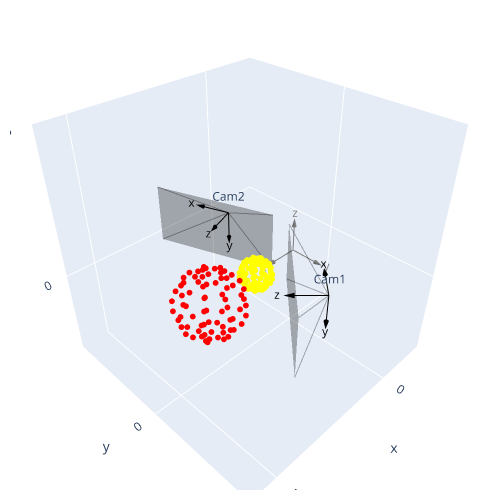

The notebook cell saved with this chart:
### Code cell
# example data 
px, py, pz = 4.5, 1, 1
data = np.array([[np.cos(theta)*np.sin(phi)+px, np.sin(theta)*np.sin(phi)+py, np.cos(phi)+pz] 
                 for theta in np.linspace(0, 2*np.pi, 10)
                 for phi in np.linspace(0, np.pi, 10)])

pts = PointCloud()
pts.add_data([data, 'red'])
pts.add_data([data*0.5, 'yellow'])


camera1 = Camera(Ry(np.pi/2)@Rz(-np.pi/2)@Ry(np.pi/4), np.array([2, 3, 1]), "Cam1")
camera2 = Camera(Ry(np.pi/2)@Rz(-np.pi/2)@Ry(-np.pi/9), np.array([1, -2, 1]), "Cam2")


#camera1.capture(pts.data)
#camera2.capture(pts.data)

plot_all([camera1, camera2, pts], world=True)
#camera1.show_image()
#camera2.show_image()

### Figure 1 — Plotly figure (JSON) as saved in the notebook; plotly's stock layout.template omitted (floating-point values rounded to 4 significant figures)
{"data": [{"line": {"color": "gray"}, "mode": "lines", "showlegend": false, "type": "scatter3d", "x": [0, 1], "y": [0, 0], "z": [0, 0]}, {"colorscale": [[0, "gray"], [1, "gray"]], "showlegend": false, "showscale": false, "sizemode": "scaled", "sizeref": 0.3, "type": "cone", "u": [1], "v": [0], "w": [0], "x": [1], "y": [0], "z": [0]}, {"mode": "text", "showlegend": false, "text": ["x"], "textfont": {"color": "gray"}, "textposition": "middle center", "type": "scatter3d", "x": [1.4], "y": [0], "z": [0]}, {"line": {"color": "gray"}, "mode": "lines", "showlegend": false, "type": "scatter3d", "x": [0, 0], "y": [0, 1], "z": [0, 0]}, {"colorscale": [[0, "gray"], [1, "gray"]], "showlegend": false, "showscale": false, "sizemode": "scaled", "sizeref": 0.3, "type": "cone", "u": [0], "v": [1], "w": [0], "x": [0], "y": [1], "z": [0]}, {"mode": "text", "showlegend": false, "text": ["y"], "textfont": {"color": "gray"}, "textposition": "middle center", "type": "scatter3d", "x": [0], "y": [1.4], "z": [0]}, {"line": {"color": "gray"}, "mode": "lines", "showlegend": false, "type": "scatter3d", "x": [0, 0], "y": [0, 0], "z": [0, 1]}, {"colorscale": [[0, "gray"], [1, "gray"]], "showlegend": false, "showscale": false, "sizemode": "scaled", "sizeref": 0.3, "type": "cone", "u": [0], "v": [0], "w": [1], "x": [0], "y": [0], "z": [1]}, {"mode": "text", "showlegend": false, "text": ["z"], "textfont": {"color": "gray"}, "textposition": "middle center", "type": "scatter3d", "x": [0], "y": [0], "z": [1.4]}, {"line": {"color": "black"}, "mode": "lines", "showlegend": false, "type": "scatter3d", "x": [2, 1.293], "y": [3, 2.293], "z": [1, 1.0]}, {"colorscale": [[0, "black"], [1, "black"]], "showlegend": false, "showscale": false, "sizemode": "scaled", "sizeref": 0.3, "type": "cone", "u": [-0.7071], "v": [-0.7071], "w": [-1.11e-16], "x": [1.293], "y": [2.293], "z": [1.0]}, {"mode": "text", "showlegend": false, "text": ["x"], "textfont": {"color": "black"}, "textposition": "middle center", "type": "scatter3d", "x": [1.01], "y": [2.01], "z": [1.0]}, {"line": {"color": "black"}, "mode": "lines", "showlegend": false, "type": "scatter3d", "x": [2, 2], "y": [3, 3], "z": [1, 0]}, {"colorscale": [[0, "black"], [1, "black"]], "showlegend": false, "showscale": false, "sizemode": "scaled", "sizeref": 0.3, "type": "cone", "u": [0], "v": [0], "w": [-1], "x": [2], "y": [3], "z": [0]}, {"mode": "text", "showlegend": false, "text": ["y"], "textfont": {"color": "black"}, "textposition": "middle center", "type": "scatter3d", "x": [2.0], "y": [3.0], "z": [-0.4]}, {"line": {"color": "black"}, "mode": "lines", "showlegend": false, "type": "scatter3d", "x": [2, 2.707], "y": [3, 2.293], "z": [1, 1]}, {"colorscale": [[0, "black"], [1, "black"]], "showlegend": false, "showscale": false, "sizemode": "scaled", "sizeref": 0.3, "type": "cone", "u": [0.7071], "v": [-0.7071], "w": [0], "x": [2.707], "y": [2.293], "z": [1]}, {"mode": "text", "showlegend": false, "text": ["z"], "textfont": {"color": "black"}, "textposition": "middle center", "type": "scatter3d", "x": [2.99], "y": [2.01], "z": [1.0]}, {"color": "black", "i": [0, 0], "j": [1, 2], "k": [2, 3], "opacity": 0.3, "type": "mesh3d", "x": [4.121, 1.293, 1.293, 4.121], "y": [3.707, 0.8787, 0.8787, 3.707], "z": [2, 2.0, -2.22e-16, 2.22e-16]}, {"line": {"color": "black"}, "mode": "lines", "opacity": 0.3, "showlegend": false, "type": "scatter3d", "x": [2, 4.121], "y": [3, 3.707], "z": [1, 2]}, {"line": {"color": "black"}, "mode": "lines", "opacity": 0.3, "showlegend": false, "type": "scatter3d", "x": [2, 1.293], "y": [3, 0.8787], "z": [1, 2.0]}, {"line": {"color": "black"}, "mode": "lines", "opacity": 0.3, "showlegend": false, "type": "scatter3d", "x": [2, 1.293], "y": [3, 0.8787], "z": [1, -2.22e-16]}, {"line": {"color": "black"}, "mode": "lines", "opacity": 0.3, "showlegend": false, "type": "scatter3d", "x": [2, 4.121], "y": [3, 3.707], "z": [1, 2.22e-16]}, {"marker": {"color": "black", "opacity": 1, "size": 2}, "mode": "text", "showlegend": false, "text": ["Cam1"], "type": "scatter3d", "x": [2], "y": [3], "z": [1]}, {"line": {"color": "black"}, "mode": "lines", "showlegend": false, "type": "scatter3d", "x": [1, 1.342], "y": [-2, -2.94], "z": [1, 1]}, {"colorscale": [[0, "black"], [1, "black"]], "showlegend": false, "showscale": false, "sizemode": "scaled", "sizeref": 0.3, "type": "cone", "u": [0.342], "v": [-0.9397], "w": [0], "x": [1.342], "y": [-2.94], "z": [1]}, {"mode": "text", "showlegend": false, "text": ["x"], "textfont": {"color": "black"}, "textposition": "middle center", "type": "scatter3d", "x": [1.479], "y": [-3.316], "z": [1.0]}, {"line": {"color": "black"}, "mode": "lines", "showlegend": false, "type": "scatter3d", "x": [1, 1], "y": [-2, -2], "z": [1, 0]}, {"colorscale": [[0, "black"], [1, "black"]], "showlegend": false, "showscale": false, "sizemode": "scaled", "sizeref": 0.3, "type": "cone", "u": [0], "v": [0], "w": [-1], "x": [1], "y": [-2], "z": [0]}, {"mode": "text", "showlegend": false, "text": ["y"], "textfont": {"color": "black"}, "textposition": "middle center", "type": "scatter3d", "x": [1.0], "y": [-2.0], "z": [-0.4]}, {"line": {"color": "black"}, "mode": "lines", "showlegend": false, "type": "scatter3d", "x": [1, 1.94], "y": [-2, -1.658], "z": [1, 1]}, {"colorscale": [[0, "black"], [1, "black"]], "showlegend": false, "showscale": false, "sizemode": "scaled", "sizeref": 0.3, "type": "cone", "u": [0.9397], "v": [0.342], "w": [0], "x": [1.94], "y": [-1.658], "z": [1]}, {"mode": "text", "showlegend": false, "text": ["z"], "textfont": {"color": "black"}, "textposition": "middle center", "type": "scatter3d", "x": [2.316], "y": [-1.521], "z": [1.0]}, {"color": "black", "i": [0, 0], "j": [1, 2], "k": [2, 3], "opacity": 0.3, "type": "mesh3d", "x": [1.256, 2.624, 2.624, 1.256], "y": [0.2214, -3.537, -3.537, 0.2214], "z": [2, 2, -1.11e-16, 0]}, {"line": {"color": "black"}, "mode": "lines", "opacity": 0.3, "showlegend": false, "type": "scatter3d", "x": [1, 1.256], "y": [-2, 0.2214], "z": [1, 2]}, {"line": {"color": "black"}, "mode": "lines", "opacity": 0.3, "showlegend": false, "type": "scatter3d", "x": [1, 2.624], "y": [-2, -3.537], "z": [1, 2]}, {"line": {"color": "black"}, "mode": "lines", "opacity": 0.3, "showlegend": false, "type": "scatter3d", "x": [1, 2.624], "y": [-2, -3.537], "z": [1, -1.11e-16]}, {"line": {"color": "black"}, "mode": "lines", "opacity": 0.3, "showlegend": false, "type": "scatter3d", "x": [1, 1.256], "y": [-2, 0.2214], "z": [1, 0]}, {"marker": {"color": "black", "opacity": 1, "size": 2}, "mode": "text", "showlegend": false, "text": ["Cam2"], "type": "scatter3d", "x": [1], "y": [-2], "z": [1]}, {"marker": {"color": "red", "opacity": 1, "size": 2}, "mode": "markers", "showlegend": false, "type": "scatter3d", "x": [4.5, 4.842, 5.143, 5.366, 5.485, 5.485, 5.366, 5.143, 4.842, 4.5, 4.5, 4.762, 4.992, 5.163, 5.254, 5.254, 5.163, 4.992, 4.762, 4.5, 4.5, 4.559, 4.612, 4.65, 4.671, 4.671, 4.65, 4.612, 4.559, 4.5, 4.5, 4.329, 4.179, 4.067, 4.008, 4.008, 4.067, 4.179, 4.329, 4.5, 4.5, 4.179, 3.896, 3.686, 3.575, 3.575, 3.686, 3.896, 4.179, 4.5, 4.5, 4.179, 3.896, 3.686, 3.575, 3.575, 3.686, 3.896, 4.179, 4.5, 4.5, 4.329, 4.179, 4.067, 4.008, 4.008, 4.067, 4.179, 4.329, 4.5, 4.5, 4.559, 4.612, 4.65, 4.671, 4.671, 4.65, 4.612, 4.559, 4.5, 4.5, 4.762, 4.992, 5.163, 5.254, 5.254, 5.163, 4.992, 4.762, 4.5, 4.5, 4.842, 5.143, 5.366, 5.485, 5.485, 5.366, 5.143, 4.842, 4.5], "y": [1, 1, 1, 1, 1, 1, 1, 1, 1, 1, 1, 1.22, 1.413, 1.557, 1.633, 1.633, 1.557, 1.413, 1.22, 1, 1, 1.337, 1.633, 1.853, 1.97, 1.97, 1.853, 1.633, 1.337, 1.0, 1, 1.296, 1.557, 1.75, 1.853, 1.853, 1.75, 1.557, 1.296, 1, 1, 1.117, 1.22, 1.296, 1.337, 1.337, 1.296, 1.22, 1.117, 1, 1, 0.883, 0.7802, 0.7038, 0.6632, 0.6632, 0.7038, 0.7802, 0.883, 1, 1, 0.7038, 0.4433, 0.25, 0.1471, 0.1471, 0.25, 0.4433, 0.7038, 1.0, 1, 0.6632, 0.367, 0.1471, 0.03015, 0.03015, 0.1471, 0.367, 0.6632, 1.0, 1, 0.7802, 0.5868, 0.4433, 0.367, 0.367, 0.4433, 0.5868, 0.7802, 1.0, 1, 1.0, 1.0, 1.0, 1.0, 1.0, 1.0, 1.0, 1.0, 1], "z": [2, 1.94, 1.766, 1.5, 1.174, 0.8264, 0.5, 0.234, 0.06031, 0, 2, 1.94, 1.766, 1.5, 1.174, 0.8264, 0.5, 0.234, 0.06031, 0, 2, 1.94, 1.766, 1.5, 1.174, 0.8264, 0.5, 0.234, 0.06031, 0, 2, 1.94, 1.766, 1.5, 1.174, 0.8264, 0.5, 0.234, 0.06031, 0, 2, 1.94, 1.766, 1.5, 1.174, 0.8264, 0.5, 0.234, 0.06031, 0, 2, 1.94, 1.766, 1.5, 1.174, 0.8264, 0.5, 0.234, 0.06031, 0, 2, 1.94, 1.766, 1.5, 1.174, 0.8264, 0.5, 0.234, 0.06031, 0, 2, 1.94, 1.766, 1.5, 1.174, 0.8264, 0.5, 0.234, 0.06031, 0, 2, 1.94, 1.766, 1.5, 1.174, 0.8264, 0.5, 0.234, 0.06031, 0, 2, 1.94, 1.766, 1.5, 1.174, 0.8264, 0.5, 0.234, 0.06031, 0]}, {"marker": {"color": "yellow", "opacity": 1, "size": 2}, "mode": "markers", "showlegend": false, "type": "scatter3d", "x": [2.25, 2.421, 2.571, 2.683, 2.742, 2.742, 2.683, 2.571, 2.421, 2.25, 2.25, 2.381, 2.496, 2.582, 2.627, 2.627, 2.582, 2.496, 2.381, 2.25, 2.25, 2.28, 2.306, 2.325, 2.336, 2.336, 2.325, 2.306, 2.28, 2.25, 2.25, 2.164, 2.089, 2.033, 2.004, 2.004, 2.033, 2.089, 2.164, 2.25, 2.25, 2.089, 1.948, 1.843, 1.787, 1.787, 1.843, 1.948, 2.089, 2.25, 2.25, 2.089, 1.948, 1.843, 1.787, 1.787, 1.843, 1.948, 2.089, 2.25, 2.25, 2.164, 2.089, 2.033, 2.004, 2.004, 2.033, 2.089, 2.164, 2.25, 2.25, 2.28, 2.306, 2.325, 2.336, 2.336, 2.325, 2.306, 2.28, 2.25, 2.25, 2.381, 2.496, 2.582, 2.627, 2.627, 2.582, 2.496, 2.381, 2.25, 2.25, 2.421, 2.571, 2.683, 2.742, 2.742, 2.683, 2.571, 2.421, 2.25], "y": [0.5, 0.5, 0.5, 0.5, 0.5, 0.5, 0.5, 0.5, 0.5, 0.5, 0.5, 0.6099, 0.7066, 0.7783, 0.8165, 0.8165, 0.7783, 0.7066, 0.6099, 0.5, 0.5, 0.6684, 0.8165, 0.9264, 0.9849, 0.9849, 0.9264, 0.8165, 0.6684, 0.5, 0.5, 0.6481, 0.7783, 0.875, 0.9264, 0.9264, 0.875, 0.7783, 0.6481, 0.5, 0.5, 0.5585, 0.6099, 0.6481, 0.6684, 0.6684, 0.6481, 0.6099, 0.5585, 0.5, 0.5, 0.4415, 0.3901, 0.3519, 0.3316, 0.3316, 0.3519, 0.3901, 0.4415, 0.5, 0.5, 0.3519, 0.2217, 0.125, 0.07357, 0.07357, 0.125, 0.2217, 0.3519, 0.5, 0.5, 0.3316, 0.1835, 0.07357, 0.01508, 0.01508, 0.07357, 0.1835, 0.3316, 0.5, 0.5, 0.3901, 0.2934, 0.2217, 0.1835, 0.1835, 0.2217, 0.2934, 0.3901, 0.5, 0.5, 0.5, 0.5, 0.5, 0.5, 0.5, 0.5, 0.5, 0.5, 0.5], "z": [1, 0.9698, 0.883, 0.75, 0.5868, 0.4132, 0.25, 0.117, 0.03015, 0, 1, 0.9698, 0.883, 0.75, 0.5868, 0.4132, 0.25, 0.117, 0.03015, 0, 1, 0.9698, 0.883, 0.75, 0.5868, 0.4132, 0.25, 0.117, 0.03015, 0, 1, 0.9698, 0.883, 0.75, 0.5868, 0.4132, 0.25, 0.117, 0.03015, 0, 1, 0.9698, 0.883, 0.75, 0.5868, 0.4132, 0.25, 0.117, 0.03015, 0, 1, 0.9698, 0.883, 0.75, 0.5868, 0.4132, 0.25, 0.117, 0.03015, 0, 1, 0.9698, 0.883, 0.75, 0.5868, 0.4132, 0.25, 0.117, 0.03015, 0, 1, 0.9698, 0.883, 0.75, 0.5868, 0.4132, 0.25, 0.117, 0.03015, 0, 1, 0.9698, 0.883, 0.75, 0.5868, 0.4132, 0.25, 0.117, 0.03015, 0, 1, 0.9698, 0.883, 0.75, 0.5868, 0.4132, 0.25, 0.117, 0.03015, 0]}], "layout": {"height": 500, "margin": {"b": 10, "l": 10, "r": 10, "t": 10}, "scene": {"aspectratio": {"x": 1, "y": 1, "z": 1}, "xaxis": {"nticks": 4, "range": [-2, 6]}, "yaxis": {"nticks": 4, "range": [-4, 4]}, "zaxis": {"nticks": 4, "range": [-3, 5]}}, "width": 500}}
